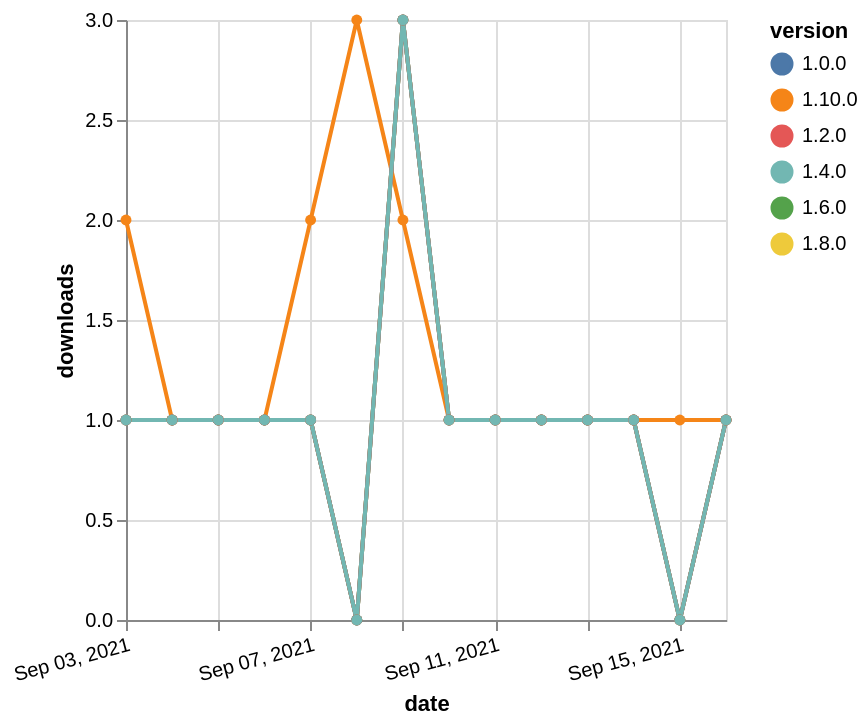

Describe this chart as a Vega-Lite specification.
### Vega-Lite specification from a JSON file in a GitHub repository (floating-point values rounded to 4 significant figures)
{"$schema": "https://vega.github.io/schema/vega-lite/v5.json", "description": "A simple bar chart with embedded data.", "data": {"values": [{"date": "2021-09-03", "total": 168, "delta": 1, "version": "1.6.0"}, {"date": "2021-09-04", "total": 169, "delta": 1, "version": "1.6.0"}, {"date": "2021-09-05", "total": 170, "delta": 1, "version": "1.6.0"}, {"date": "2021-09-06", "total": 171, "delta": 1, "version": "1.6.0"}, {"date": "2021-09-07", "total": 172, "delta": 1, "version": "1.6.0"}, {"date": "2021-09-08", "total": 172, "delta": 0, "version": "1.6.0"}, {"date": "2021-09-09", "total": 175, "delta": 3, "version": "1.6.0"}, {"date": "2021-09-10", "total": 176, "delta": 1, "version": "1.6.0"}, {"date": "2021-09-11", "total": 177, "delta": 1, "version": "1.6.0"}, {"date": "2021-09-12", "total": 178, "delta": 1, "version": "1.6.0"}, {"date": "2021-09-13", "total": 179, "delta": 1, "version": "1.6.0"}, {"date": "2021-09-14", "total": 180, "delta": 1, "version": "1.6.0"}, {"date": "2021-09-15", "total": 180, "delta": 0, "version": "1.6.0"}, {"date": "2021-09-16", "total": 181, "delta": 1, "version": "1.6.0"}, {"date": "2021-09-03", "total": 198, "delta": 1, "version": "1.8.0"}, {"date": "2021-09-04", "total": 199, "delta": 1, "version": "1.8.0"}, {"date": "2021-09-05", "total": 200, "delta": 1, "version": "1.8.0"}, {"date": "2021-09-06", "total": 201, "delta": 1, "version": "1.8.0"}, {"date": "2021-09-07", "total": 202, "delta": 1, "version": "1.8.0"}, {"date": "2021-09-08", "total": 202, "delta": 0, "version": "1.8.0"}, {"date": "2021-09-09", "total": 205, "delta": 3, "version": "1.8.0"}, {"date": "2021-09-10", "total": 206, "delta": 1, "version": "1.8.0"}, {"date": "2021-09-11", "total": 207, "delta": 1, "version": "1.8.0"}, {"date": "2021-09-12", "total": 208, "delta": 1, "version": "1.8.0"}, {"date": "2021-09-13", "total": 209, "delta": 1, "version": "1.8.0"}, {"date": "2021-09-14", "total": 210, "delta": 1, "version": "1.8.0"}, {"date": "2021-09-15", "total": 210, "delta": 0, "version": "1.8.0"}, {"date": "2021-09-16", "total": 211, "delta": 1, "version": "1.8.0"}, {"date": "2021-09-03", "total": 132, "delta": 2, "version": "1.10.0"}, {"date": "2021-09-04", "total": 133, "delta": 1, "version": "1.10.0"}, {"date": "2021-09-05", "total": 134, "delta": 1, "version": "1.10.0"}, {"date": "2021-09-06", "total": 135, "delta": 1, "version": "1.10.0"}, {"date": "2021-09-07", "total": 137, "delta": 2, "version": "1.10.0"}, {"date": "2021-09-08", "total": 140, "delta": 3, "version": "1.10.0"}, {"date": "2021-09-09", "total": 142, "delta": 2, "version": "1.10.0"}, {"date": "2021-09-10", "total": 143, "delta": 1, "version": "1.10.0"}, {"date": "2021-09-11", "total": 144, "delta": 1, "version": "1.10.0"}, {"date": "2021-09-12", "total": 145, "delta": 1, "version": "1.10.0"}, {"date": "2021-09-13", "total": 146, "delta": 1, "version": "1.10.0"}, {"date": "2021-09-14", "total": 147, "delta": 1, "version": "1.10.0"}, {"date": "2021-09-15", "total": 148, "delta": 1, "version": "1.10.0"}, {"date": "2021-09-16", "total": 149, "delta": 1, "version": "1.10.0"}, {"date": "2021-09-03", "total": 259, "delta": 1, "version": "1.0.0"}, {"date": "2021-09-04", "total": 260, "delta": 1, "version": "1.0.0"}, {"date": "2021-09-05", "total": 261, "delta": 1, "version": "1.0.0"}, {"date": "2021-09-06", "total": 262, "delta": 1, "version": "1.0.0"}, {"date": "2021-09-07", "total": 263, "delta": 1, "version": "1.0.0"}, {"date": "2021-09-08", "total": 263, "delta": 0, "version": "1.0.0"}, {"date": "2021-09-09", "total": 266, "delta": 3, "version": "1.0.0"}, {"date": "2021-09-10", "total": 267, "delta": 1, "version": "1.0.0"}, {"date": "2021-09-11", "total": 268, "delta": 1, "version": "1.0.0"}, {"date": "2021-09-12", "total": 269, "delta": 1, "version": "1.0.0"}, {"date": "2021-09-13", "total": 270, "delta": 1, "version": "1.0.0"}, {"date": "2021-09-14", "total": 271, "delta": 1, "version": "1.0.0"}, {"date": "2021-09-15", "total": 271, "delta": 0, "version": "1.0.0"}, {"date": "2021-09-16", "total": 272, "delta": 1, "version": "1.0.0"}, {"date": "2021-09-03", "total": 209, "delta": 1, "version": "1.2.0"}, {"date": "2021-09-04", "total": 210, "delta": 1, "version": "1.2.0"}, {"date": "2021-09-05", "total": 211, "delta": 1, "version": "1.2.0"}, {"date": "2021-09-06", "total": 212, "delta": 1, "version": "1.2.0"}, {"date": "2021-09-07", "total": 213, "delta": 1, "version": "1.2.0"}, {"date": "2021-09-08", "total": 213, "delta": 0, "version": "1.2.0"}, {"date": "2021-09-09", "total": 216, "delta": 3, "version": "1.2.0"}, {"date": "2021-09-10", "total": 217, "delta": 1, "version": "1.2.0"}, {"date": "2021-09-11", "total": 218, "delta": 1, "version": "1.2.0"}, {"date": "2021-09-12", "total": 219, "delta": 1, "version": "1.2.0"}, {"date": "2021-09-13", "total": 220, "delta": 1, "version": "1.2.0"}, {"date": "2021-09-14", "total": 221, "delta": 1, "version": "1.2.0"}, {"date": "2021-09-15", "total": 221, "delta": 0, "version": "1.2.0"}, {"date": "2021-09-16", "total": 222, "delta": 1, "version": "1.2.0"}, {"date": "2021-09-03", "total": 193, "delta": 1, "version": "1.4.0"}, {"date": "2021-09-04", "total": 194, "delta": 1, "version": "1.4.0"}, {"date": "2021-09-05", "total": 195, "delta": 1, "version": "1.4.0"}, {"date": "2021-09-06", "total": 196, "delta": 1, "version": "1.4.0"}, {"date": "2021-09-07", "total": 197, "delta": 1, "version": "1.4.0"}, {"date": "2021-09-08", "total": 197, "delta": 0, "version": "1.4.0"}, {"date": "2021-09-09", "total": 200, "delta": 3, "version": "1.4.0"}, {"date": "2021-09-10", "total": 201, "delta": 1, "version": "1.4.0"}, {"date": "2021-09-11", "total": 202, "delta": 1, "version": "1.4.0"}, {"date": "2021-09-12", "total": 203, "delta": 1, "version": "1.4.0"}, {"date": "2021-09-13", "total": 204, "delta": 1, "version": "1.4.0"}, {"date": "2021-09-14", "total": 205, "delta": 1, "version": "1.4.0"}, {"date": "2021-09-15", "total": 205, "delta": 0, "version": "1.4.0"}, {"date": "2021-09-16", "total": 206, "delta": 1, "version": "1.4.0"}]}, "width": "container", "mark": {"type": "line", "point": {"filled": true}}, "encoding": {"x": {"field": "date", "type": "temporal", "timeUnit": "yearmonthdate", "title": "date", "axis": {"labelAngle": -15}}, "y": {"field": "delta", "type": "quantitative", "title": "downloads"}, "color": {"field": "version", "type": "nominal"}, "tooltip": {"field": "delta"}}}
